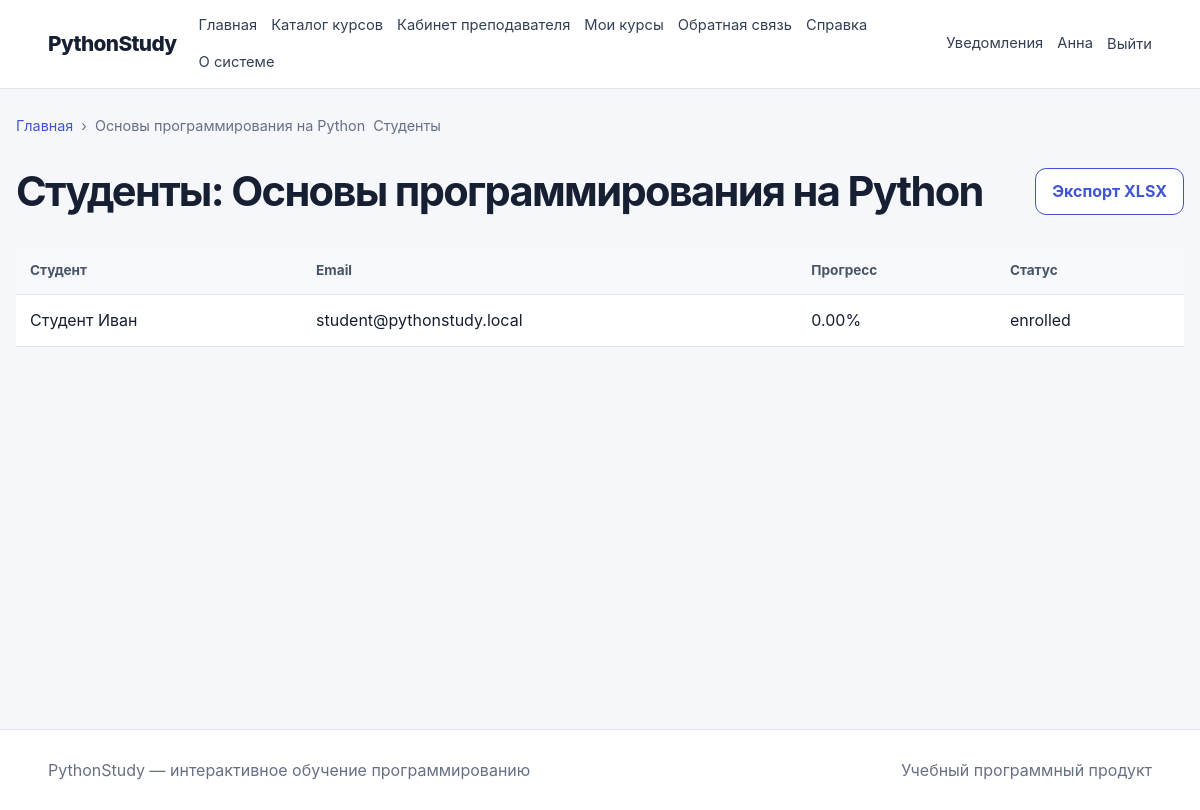
Screenshot of /teacher/courses/1/students (signed in) with the database file from the repository.
### app/models/user.py (models this page shows, shortened)
class User(UserMixin, TimestampMixin, db.Model):
    __tablename__ = "users"
    id = db.Column(db.BigInteger().with_variant(db.Integer, "sqlite"), primary_key=True)
    role_id = db.Column(db.BigInteger().with_variant(db.Integer, "sqlite"), db.ForeignKey("roles.id"), nullable=False)
    username = db.Column(db.String(80), unique=True, index=True)
    email = db.Column(db.String(255), unique=True, nullable=False, index=True)
    password_hash = db.Column(db.String(255), nullable=False)
    last_name = db.Column(db.String(100), nullable=False)
    first_name = db.Column(db.String(100), nullable=False)
    middle_name = db.Column(db.String(100))
    avatar_path = db.Column(db.String(500))
    status = db.Column(db.String(30), default="active", nullable=False, index=True)
    is_email_verified = db.Column(db.Boolean, default=False, nullable=False)
    last_login_at = db.Column(db.DateTime(timezone=True))
    role = db.relationship("Role", back_populates="users")
    taught_courses = db.relationship("Course", back_populates="teacher", foreign_keys="Course.teacher_id")
    enrollments = db.relationship("CourseEnrollment", back_populates="user", cascade="all, delete-orphan")
    lesson_progress = db.relationship("LessonProgress", back_populates="user", cascade="all, delete-orphan")
    submissions = db.relationship("Submission", back_populates="user", cascade="all, delete-orphan", foreign_keys="Submission.user_id")
    quiz_attempts = db.relationship("QuizAttempt", back_populates="user", cascade="all, delete-orphan")
    notifications = db.relationship("Notification", back_populates="user", cascade="all, delete-orphan")
    @property
    def full_name(self):
        return " ".join(filter(None, [self.last_name, self.first_name, self.middle_name]))
    @property
    def is_active_account(self):
        return self.status == "active"
    @property
    def is_active(self):
        return self.is_active_account
    def has_role(self, *codes):
        return bool(self.role and self.role.code in codes)

### app/models/course.py (models this page shows, shortened)
class Course(TimestampMixin, db.Model):
    __tablename__ = "courses"
    id = db.Column(db.BigInteger().with_variant(db.Integer, "sqlite"), primary_key=True)
    teacher_id = db.Column(db.BigInteger().with_variant(db.Integer, "sqlite"), db.ForeignKey("users.id"), nullable=False)
    title = db.Column(db.String(255), nullable=False)
    slug = db.Column(db.String(255), unique=True, nullable=False, index=True)
    short_description = db.Column(db.String(500), nullable=False)
    full_description = db.Column(db.Text, nullable=False)
    cover_path = db.Column(db.String(500))
    difficulty = db.Column(db.String(30), default="beginner", nullable=False)
    status = db.Column(db.String(30), default="draft", nullable=False, index=True)
    estimated_hours = db.Column(db.Integer, default=1, nullable=False)
    passing_score = db.Column(db.Integer, default=70, nullable=False)
    is_sequential = db.Column(db.Boolean, default=True, nullable=False)
    published_at = db.Column(db.DateTime(timezone=True))
    teacher = db.relationship("User", back_populates="taught_courses", foreign_keys=[teacher_id])
    modules = db.relationship("CourseModule", back_populates="course", cascade="all, delete-orphan", order_by="CourseModule.order_index")
    enrollments = db.relationship("CourseEnrollment", back_populates="course", cascade="all, delete-orphan")
    quizzes = db.relationship("Quiz", back_populates="course", cascade="all, delete-orphan")

class CourseEnrollment(db.Model):
    __tablename__ = "course_enrollments"
    __table_args__ = (db.UniqueConstraint("course_id", "user_id", name="uq_enrollment_course_user"),)
    id = db.Column(db.BigInteger().with_variant(db.Integer, "sqlite"), primary_key=True)
    course_id = db.Column(db.BigInteger().with_variant(db.Integer, "sqlite"), db.ForeignKey("courses.id"), nullable=False)
    user_id = db.Column(db.BigInteger().with_variant(db.Integer, "sqlite"), db.ForeignKey("users.id"), nullable=False)
    status = db.Column(db.String(30), default="enrolled", nullable=False)
    progress_percent = db.Column(db.Numeric(5, 2), default=0, nullable=False)
    final_score = db.Column(db.Numeric(5, 2))
    enrolled_at = db.Column(db.DateTime(timezone=True), default=utcnow, nullable=False)
    started_at = db.Column(db.DateTime(timezone=True))
    completed_at = db.Column(db.DateTime(timezone=True))
    course = db.relationship("Course", back_populates="enrollments")
    user = db.relationship("User", back_populates="enrollments")

### app/teacher/routes.py (the view)
@bp.route("/courses/<int:course_id>/students")
@roles_required("teacher", "admin")
def students(course_id):
    course = _own_course(course_id)
    return render_template("teacher/students.html", course=course, breadcrumbs=[("Главная", "public.index"), (course.title, None), ("Студенты", None)])

### app/context_processors.py (called while the page is built)
def inject_global_context():
    return {
        "current_path": request.path,
        "is_authenticated": current_user.is_authenticated,
    }

### app/teacher/routes.py (called while the page is built)
def _own_course(course_id):
    query = Course.query.filter_by(id=course_id)
    if not current_user.has_role("admin"):
        query = query.filter_by(teacher_id=current_user.id)
    return query.first_or_404()

### app/templates/teacher/students.html (shortened to what this page needs)
{% extends 'base.html' %}
{% block content %}
  <div class="page-title">
    <h1>Студенты: {{ course.title }}</h1>
    <a class="button secondary"
       href="{{ url_for('teacher.export_course', course_id=course.id) }}">Экспорт XLSX</a>
  </div>
  <table>
    <thead>
      <tr>
        <th>Студент</th>
        <th>Email</th>
        <th>Прогресс</th>
        <th>Статус</th>
      </tr>
    </thead>
    <tbody>
      {% for enrollment in course.enrollments %}
        <tr>
          <td>{{ enrollment.user.full_name }}</td>
          <td>{{ enrollment.user.email }}</td>
          <td>{{ enrollment.progress_percent }}%</td>
          <td>{{ enrollment.status }}</td>
        </tr>
      {% else %}
        <tr>
          <td colspan="4">Студентов нет.</td>
        </tr>
      {% endfor %}
    </tbody>
  </table>
{% endblock %}

### app/templates/base.html (shortened to what this page needs)
<!DOCTYPE html>
<html lang="ru">
  <head>
    <link rel="stylesheet" href="{{ url_for('static', filename='css/main.css') }}">
    <link rel="stylesheet" href="{{ url_for('static', filename='css/responsive.css') }}">
  </head>
  <body>
    <header class="topbar">
      <a class="brand" href="{{ url_for('public.index') }}">PythonStudy</a>
      <nav class="main-nav" aria-label="Основное меню">
        <a href="{{ url_for('public.index') }}">Главная</a>
        <a href="{{ url_for('public.courses') }}">Каталог курсов</a>
        {% if current_user.is_authenticated and current_user.has_role('student') %}
          <a href="{{ url_for('student.dashboard') }}">Личный кабинет</a>
          <a href="{{ url_for('student.my_courses') }}">Мои курсы</a>
          <a href="{{ url_for('student.submissions') }}">Решения</a>
          <a href="{{ url_for('student.quiz_attempts') }}">Тесты</a>
          <a href="{{ url_for('student.progress') }}">Прогресс</a>
          <a href="{{ url_for('student.achievements') }}">Достижения</a>
        {% elif current_user.is_authenticated and current_user.has_role('teacher') %}
          <a href="{{ url_for('teacher.dashboard') }}">Кабинет преподавателя</a>
          <a href="{{ url_for('teacher.courses') }}">Мои курсы</a>
        {% elif current_user.is_authenticated and current_user.has_role('admin') %}
          <a href="{{ url_for('admin.dashboard') }}">Администрирование</a>
          <a href="{{ url_for('admin.users') }}">Пользователи</a>
          <a href="{{ url_for('admin.settings') }}">Настройки</a>
        {% endif %}
        <a href="{{ url_for('public.feedback') }}">Обратная связь</a>
        <a href="{{ url_for('public.help_page') }}">Справка</a>
        <a href="{{ url_for('public.about') }}">О системе</a>
      </nav>
      <div class="auth-zone">
        {% if current_user.is_authenticated %}
          <a href="{{ url_for('student.notifications') }}">Уведомления</a>
          <a href="{{ url_for('student.profile') }}">{{ current_user.first_name }}</a>
          <form method="post" action="{{ url_for('auth.logout') }}" class="inline-form">
            <button class="link-button" type="submit">Выйти</button>
          </form>
        {% else %}
          <a href="{{ url_for('auth.login') }}">Войти</a>
          <a class="button small" href="{{ url_for('auth.register') }}">Регистрация</a>
        {% endif %}
      </div>
    </header>
    <main class="page-shell">
      {% include 'partials/breadcrumbs.html' %}
      {% block content %}{% endblock %}
    </main>
    <footer class="footer">
      <div>PythonStudy — интерактивное обучение программированию</div>
      <div>Учебный программный продукт</div>
    </footer>
  </body>
</html>

### app/templates/partials/breadcrumbs.html
{% if breadcrumbs %}
  <nav class="breadcrumbs" aria-label="Хлебные крошки">
    {% for item in breadcrumbs %}
      {% if not loop.last and item[1] %}
        {% if item[1] is string %}
          <a href="{{ url_for(item[1]) }}">{{ item[0] }}</a>
        {% else %}
          <a href="{{ item[1]() }}">{{ item[0] }}</a>
        {% endif %}
        <span>›</span>
      {% else %}
        <span aria-current="page">{{ item[0] }}</span>
      {% endif %}
    {% endfor %}
  </nav>
{% endif %}

### app/static/css/main.css (style rules this page uses)
:root { --bg: #f5f7fb; --surface: #ffffff; --surface-soft: #eef2ff; --text: #172033; --muted: #667085; --line: #dfe4ee; --primary: #4055d6; --primary-dark: #2f43b9; --success: #18794e; --danger: #b42318; --warning: #a15c00; --radius: 16px; --shadow: 0 12px 35px rgba(27, 39, 94, 0.08); }
* { box-sizing: border-box; }
html { scroll-behavior: smooth; }
body { margin: 0; font-family: Inter, -apple-system, BlinkMacSystemFont, "Segoe UI", sans-serif; color: var(--text); background: var(--bg); line-height: 1.55; }
a { color: var(--primary); text-decoration: none; }
button, input, textarea, select { font: inherit; }
button { cursor: pointer; }
.topbar { position: sticky; top: 0; z-index: 20; display: grid; grid-template-columns: auto 1fr auto; align-items: center; gap: 22px; padding: 14px 4vw; background: rgba(255,255,255,.96); border-bottom: 1px solid var(--line); backdrop-filter: blur(14px); }
.brand { font-size: 1.3rem; font-weight: 850; color: var(--text); letter-spacing: -.03em; }
.main-nav, .auth-zone { display: flex; align-items: center; gap: 14px; flex-wrap: wrap; }
.main-nav a, .auth-zone a, .link-button { color: #344054; font-size: .92rem; }
.auth-zone { justify-content: flex-end; }
.inline-form { display: inline; margin: 0; }
.link-button { border: 0; background: transparent; padding: 0; }
.page-shell { width: min(1180px, calc(100% - 32px)); margin: 0 auto; min-height: calc(100vh - 160px); padding: 26px 0 56px; }
.footer { display: flex; justify-content: space-between; gap: 16px; padding: 28px 4vw; color: var(--muted); background: #fff; border-top: 1px solid var(--line); }
.breadcrumbs { display: flex; align-items: center; gap: 8px; margin-bottom: 22px; color: var(--muted); font-size: .9rem; overflow-x: auto; white-space: nowrap; }
.button { display: inline-flex; align-items: center; justify-content: center; gap: 8px; border: 1px solid var(--primary); border-radius: 11px; padding: 10px 16px; background: var(--primary); color: #fff; font-weight: 700; text-decoration: none; transition: .15s ease; }
.button.secondary { color: var(--primary); background: #fff; }
.actions, .page-title, .section-heading, .dashboard-header { display: flex; align-items: center; justify-content: space-between; gap: 18px; }
.page-title { margin-bottom: 24px; }
.page-title h1, .dashboard-header h1 { margin: 0; font-size: clamp(1.8rem, 4vw, 2.6rem); letter-spacing: -.04em; }
form { display: grid; gap: 14px; }
table { width: 100%; border-collapse: collapse; background: #fff; }
th, td { padding: 13px 14px; text-align: left; border-bottom: 1px solid var(--line); vertical-align: top; }
th { color: #475467; background: #f8f9fc; font-size: .85rem; }

### rows the page displays
User: first_name "Анна"
Course: title "Основы программирования на Python"
CourseEnrollment: user.full_name "Студент Иван", user.email "student@pythonstudy.local", progress_percent "0.00", status "enrolled"

### other values shown
{{ item[0] }} "Главная"
{{ item[0] }} "Студенты"
